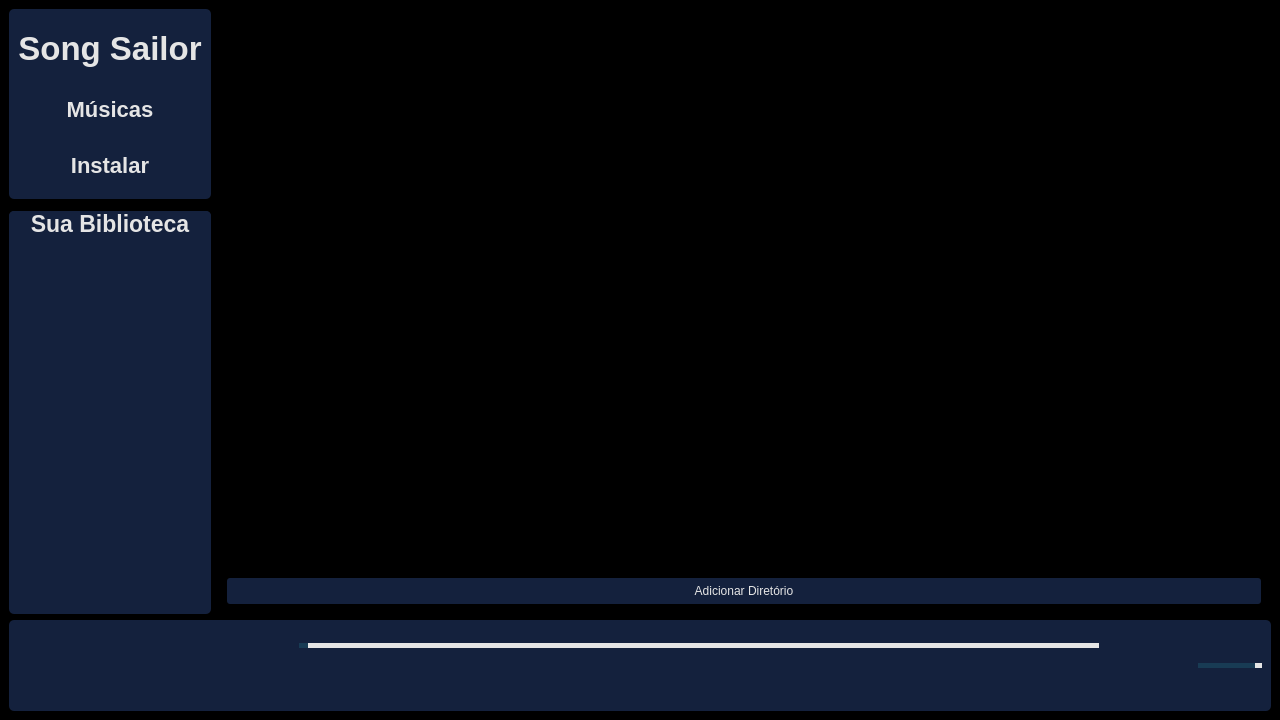
<?xml version="1.0" encoding="UTF-8"?>
<ui version="4.0">
 <class>songsailor</class>
 <widget class="QMainWindow" name="songsailor">
  <property name="geometry">
   <rect>
    <x>0</x>
    <y>0</y>
    <width>1280</width>
    <height>720</height>
   </rect>
  </property>
  <property name="windowTitle">
   <string>Song Sailor</string>
  </property>
  <property name="styleSheet">
   <string notr="true">background-color: #000065</string>
  </property>
  <widget class="QWidget" name="centralwidget">
   <property name="styleSheet">
    <string notr="true">background-color: #000000;
color: #E5E5E5</string>
   </property>
   <layout class="QGridLayout" name="gridLayout_4">
    <item row="3" column="0" colspan="2">
     <widget class="QFrame" name="bottom_menu">
      <property name="styleSheet">
       <string notr="true">QFrame {
	background-color: #14213D;
	width: 50%;
	border-radius: 5px;
}</string>
      </property>
      <property name="frameShape">
       <enum>QFrame::NoFrame</enum>
      </property>
      <property name="frameShadow">
       <enum>QFrame::Raised</enum>
      </property>
      <layout class="QGridLayout" name="gridLayout_2">
       <item row="0" column="0">
        <layout class="QHBoxLayout" name="horizontalLayout_7">
         <item>
          <widget class="QLabel" name="albumLabel">
           <property name="minimumSize">
            <size>
             <width>68</width>
             <height>61</height>
            </size>
           </property>
           <property name="maximumSize">
            <size>
             <width>16777215</width>
             <height>56</height>
            </size>
           </property>
           <property name="styleSheet">
            <string notr="true">QLabel {
	border-radius: 5px;
}</string>
           </property>
           <property name="text">
            <string/>
           </property>
          </widget>
         </item>
         <item>
          <widget class="QLabel" name="artistaLabel">
           <property name="minimumSize">
            <size>
             <width>120</width>
             <height>73</height>
            </size>
           </property>
           <property name="maximumSize">
            <size>
             <width>100</width>
             <height>73</height>
            </size>
           </property>
           <property name="styleSheet">
            <string notr="true">color: #E5E5E5</string>
           </property>
           <property name="text">
            <string/>
           </property>
           <property name="textFormat">
            <enum>Qt::RichText</enum>
           </property>
           <property name="wordWrap">
            <bool>true</bool>
           </property>
          </widget>
         </item>
         <item>
          <spacer name="horizontalSpacer_6">
           <property name="orientation">
            <enum>Qt::Horizontal</enum>
           </property>
           <property name="sizeHint" stdset="0">
            <size>
             <width>40</width>
             <height>20</height>
            </size>
           </property>
          </spacer>
         </item>
         <item>
          <layout class="QVBoxLayout" name="verticalLayout">
           <item>
            <widget class="QSlider" name="slider">
             <property name="minimumSize">
              <size>
               <width>800</width>
               <height>0</height>
              </size>
             </property>
             <property name="maximumSize">
              <size>
               <width>16777215</width>
               <height>16777215</height>
              </size>
             </property>
             <property name="styleSheet">
              <string notr="true">QSlider {
    background-color: #14213D;
    border-radius: 5px;
}

QSlider::groove:horizontal {
    background-color: #E5E5E5;
    height: 5px;
    border-radius: 4px;
}

QSlider::handle:horizontal {
    width: 16px;
    height: 16px;
	border-radius: 8px;
}

QSlider::sub-page:horizontal{ /* coloca uma cor seguindo o handle */
	background-color: #183B54
}</string>
             </property>
             <property name="orientation">
              <enum>Qt::Horizontal</enum>
             </property>
            </widget>
           </item>
           <item>
            <layout class="QHBoxLayout" name="horizontalLayout">
             <item>
              <spacer name="horizontalSpacer_2">
               <property name="orientation">
                <enum>Qt::Horizontal</enum>
               </property>
               <property name="sizeHint" stdset="0">
                <size>
                 <width>40</width>
                 <height>20</height>
                </size>
               </property>
              </spacer>
             </item>
             <item>
              <widget class="QCheckBox" name="random">
               <property name="maximumSize">
                <size>
                 <width>49</width>
                 <height>38</height>
                </size>
               </property>
               <property name="styleSheet">
                <string notr="true">QCheckBox {
    background: transparent;
    border: none; /* Remove a borda do QCheckBox */
    padding-left: 0px;
    spacing: 0px;
}

QCheckBox::indicator {
	width: 0px;
}</string>
               </property>
               <property name="text">
                <string/>
               </property>
               <property name="icon">
                <iconset resource="icons.qrc">
                 <normaloff>:/image/icons/random.png</normaloff>:/image/icons/random.png</iconset>
               </property>
               <property name="iconSize">
                <size>
                 <width>30</width>
                 <height>38</height>
                </size>
               </property>
               <property name="tristate">
                <bool>false</bool>
               </property>
              </widget>
             </item>
             <item>
              <widget class="QPushButton" name="retroceder">
               <property name="maximumSize">
                <size>
                 <width>49</width>
                 <height>16777215</height>
                </size>
               </property>
               <property name="styleSheet">
                <string notr="true">QPushButton {
	border: solid;
	background-color: #14213D;
}</string>
               </property>
               <property name="text">
                <string/>
               </property>
               <property name="icon">
                <iconset resource="icons.qrc">
                 <normaloff>:/image/icons/retroceder.png</normaloff>:/image/icons/retroceder.png</iconset>
               </property>
               <property name="iconSize">
                <size>
                 <width>336</width>
                 <height>29</height>
                </size>
               </property>
              </widget>
             </item>
             <item>
              <widget class="QPushButton" name="pause">
               <property name="maximumSize">
                <size>
                 <width>49</width>
                 <height>16777215</height>
                </size>
               </property>
               <property name="styleSheet">
                <string notr="true">QPushButton {
	border: solid;
	background-color: #14213D;
}</string>
               </property>
               <property name="text">
                <string/>
               </property>
               <property name="icon">
                <iconset resource="icons.qrc">
                 <normaloff>:/image/icons/pause.png</normaloff>:/image/icons/pause.png</iconset>
               </property>
               <property name="iconSize">
                <size>
                 <width>48</width>
                 <height>48</height>
                </size>
               </property>
              </widget>
             </item>
             <item>
              <widget class="QPushButton" name="avancar">
               <property name="sizePolicy">
                <sizepolicy hsizetype="Minimum" vsizetype="Fixed">
                 <horstretch>0</horstretch>
                 <verstretch>0</verstretch>
                </sizepolicy>
               </property>
               <property name="maximumSize">
                <size>
                 <width>49</width>
                 <height>16777215</height>
                </size>
               </property>
               <property name="autoFillBackground">
                <bool>false</bool>
               </property>
               <property name="styleSheet">
                <string notr="true">QPushButton {
	border: solid;
	background-color: #14213D;
}</string>
               </property>
               <property name="text">
                <string/>
               </property>
               <property name="icon">
                <iconset resource="icons.qrc">
                 <normaloff>:/image/icons/avancar.png</normaloff>:/image/icons/avancar.png</iconset>
               </property>
               <property name="iconSize">
                <size>
                 <width>336</width>
                 <height>29</height>
                </size>
               </property>
              </widget>
             </item>
             <item>
              <widget class="QCheckBox" name="loop">
               <property name="maximumSize">
                <size>
                 <width>38</width>
                 <height>23</height>
                </size>
               </property>
               <property name="styleSheet">
                <string notr="true">QCheckBox {
    background: transparent;
    border: none; /* Remove a borda do QCheckBox */
    padding-left: 0px;
    spacing: 0px;
}

QCheckBox::indicator {
    width: 0px;
}</string>
               </property>
               <property name="text">
                <string/>
               </property>
               <property name="icon">
                <iconset resource="icons.qrc">
                 <normaloff>:/image/icons/loop.png</normaloff>
                 <activeon>:/image/icons/loop_hover.png</activeon>:/image/icons/loop.png</iconset>
               </property>
               <property name="iconSize">
                <size>
                 <width>28</width>
                 <height>23</height>
                </size>
               </property>
               <property name="checkable">
                <bool>true</bool>
               </property>
               <property name="tristate">
                <bool>false</bool>
               </property>
              </widget>
             </item>
             <item>
              <spacer name="horizontalSpacer">
               <property name="orientation">
                <enum>Qt::Horizontal</enum>
               </property>
               <property name="sizeHint" stdset="0">
                <size>
                 <width>40</width>
                 <height>20</height>
                </size>
               </property>
              </spacer>
             </item>
            </layout>
           </item>
          </layout>
         </item>
         <item>
          <spacer name="horizontalSpacer_7">
           <property name="orientation">
            <enum>Qt::Horizontal</enum>
           </property>
           <property name="sizeHint" stdset="0">
            <size>
             <width>40</width>
             <height>20</height>
            </size>
           </property>
          </spacer>
         </item>
         <item>
          <widget class="QCheckBox" name="playlist">
           <property name="maximumSize">
            <size>
             <width>27</width>
             <height>16777215</height>
            </size>
           </property>
           <property name="styleSheet">
            <string notr="true">QCheckBox {
    background: transparent; /* Define o fundo como transparente */
    border: none; /* Remove a borda */
    padding-left: 0px; /* Ajusta o recuo à esquerda para zero (opcional) */
    spacing: 0px; /* Ajusta o espaçamento para zero (opcional) */
}

QCheckBox::indicator {
    width: 0px; /* Define a largura do indicador como zero para remover a caixa */
}</string>
           </property>
           <property name="text">
            <string/>
           </property>
           <property name="icon">
            <iconset resource="icons.qrc">
             <normaloff>:/image/icons/playlist.png</normaloff>:/image/icons/playlist.png</iconset>
           </property>
           <property name="iconSize">
            <size>
             <width>33</width>
             <height>21</height>
            </size>
           </property>
          </widget>
         </item>
         <item>
          <widget class="QCheckBox" name="sound">
           <property name="styleSheet">
            <string notr="true">QCheckBox {
    background: transparent; /* Define o fundo como transparente */
    border: none; /* Remove a borda */
    padding-left: 0px; /* Ajusta o recuo à esquerda para zero (opcional) */
    spacing: 0px; /* Ajusta o espaçamento para zero (opcional) */
}

QCheckBox::indicator {
    width: 0px; /* Define a largura do indicador como zero para remover a caixa */
}</string>
           </property>
           <property name="text">
            <string/>
           </property>
           <property name="icon">
            <iconset resource="icons.qrc">
             <normaloff>:/image/icons/sound.png</normaloff>:/image/icons/sound.png</iconset>
           </property>
           <property name="iconSize">
            <size>
             <width>33</width>
             <height>21</height>
            </size>
           </property>
          </widget>
         </item>
         <item>
          <widget class="QSlider" name="volume">
           <property name="enabled">
            <bool>true</bool>
           </property>
           <property name="minimumSize">
            <size>
             <width>64</width>
             <height>0</height>
            </size>
           </property>
           <property name="maximumSize">
            <size>
             <width>64</width>
             <height>16777215</height>
            </size>
           </property>
           <property name="styleSheet">
            <string notr="true">QSlider {
    background-color: #14213D;
    border-radius: 5px;
}

QSlider::groove:horizontal {
    background-color: #E5E5E5;
    height: 5px;
    border-radius: 4px;
}

QSlider::handle:horizontal {
    width: 16px;
    height: 16px;
	border-radius: 8px;
}

QSlider::sub-page:horizontal{ /* coloca uma cor seguindo o handle */
	background-color: #183B54
}</string>
           </property>
           <property name="minimum">
            <number>0</number>
           </property>
           <property name="maximum">
            <number>1000</number>
           </property>
           <property name="value">
            <number>1000</number>
           </property>
           <property name="orientation">
            <enum>Qt::Horizontal</enum>
           </property>
          </widget>
         </item>
        </layout>
       </item>
      </layout>
     </widget>
    </item>
    <item row="0" column="0">
     <widget class="QFrame" name="menu">
      <property name="font">
       <font>
        <family>Arial</family>
        <pointsize>16</pointsize>
        <bold>true</bold>
       </font>
      </property>
      <property name="styleSheet">
       <string notr="true">QFrame {
background-color: #14213D;
border-radius: 5px;
}

QPushButton {
	background-color:#14213D;
	border: solid;
	font-size: 22px;
	font-family: Arial;
	font-weight: bold;
}

QPushButton:hover {
	background-color:#183B54
}

QPushButton {
	background-color:#14213D;
	border: solid;
}
</string>
      </property>
      <property name="frameShape">
       <enum>QFrame::NoFrame</enum>
      </property>
      <property name="frameShadow">
       <enum>QFrame::Raised</enum>
      </property>
      <layout class="QHBoxLayout" name="horizontalLayout_2">
       <item>
        <layout class="QVBoxLayout" name="verticalLayout_4">
         <item>
          <widget class="QLabel" name="label">
           <property name="minimumSize">
            <size>
             <width>0</width>
             <height>60</height>
            </size>
           </property>
           <property name="font">
            <font>
             <family>Arial</family>
             <pointsize>25</pointsize>
             <bold>true</bold>
            </font>
           </property>
           <property name="styleSheet">
            <string notr="true"/>
           </property>
           <property name="text">
            <string>Song Sailor</string>
           </property>
           <property name="alignment">
            <set>Qt::AlignCenter</set>
           </property>
          </widget>
         </item>
         <item>
          <layout class="QVBoxLayout" name="verticalLayout_3">
           <item>
            <widget class="QPushButton" name="musicasChange">
             <property name="minimumSize">
              <size>
               <width>0</width>
               <height>50</height>
              </size>
             </property>
             <property name="font">
              <font>
               <family>Arial</family>
               <pointsize>-1</pointsize>
               <bold>true</bold>
              </font>
             </property>
             <property name="styleSheet">
              <string notr="true"/>
             </property>
             <property name="text">
              <string>Músicas</string>
             </property>
            </widget>
           </item>
           <item>
            <widget class="QPushButton" name="installChange">
             <property name="minimumSize">
              <size>
               <width>0</width>
               <height>50</height>
              </size>
             </property>
             <property name="styleSheet">
              <string notr="true"/>
             </property>
             <property name="text">
              <string>Instalar</string>
             </property>
            </widget>
           </item>
          </layout>
         </item>
        </layout>
       </item>
      </layout>
     </widget>
    </item>
    <item row="2" column="0">
     <widget class="QScrollArea" name="scrollArea">
      <property name="minimumSize">
       <size>
        <width>202</width>
        <height>395</height>
       </size>
      </property>
      <property name="maximumSize">
       <size>
        <width>202</width>
        <height>1600</height>
       </size>
      </property>
      <property name="styleSheet">
       <string notr="true">QScrollBar:vertical {
        border: none;
        color: #000000;
        width: 8px;
}

QScrollBar::handle:vertical {
	background: #14213D; 
	border-radius: 4px;
	min-height: 20px;
}

QScrollBar::sub-line:vertical {
    height: 0px;
}

QScrollBar::add-line:vertical {
    height: 0px;
}

QScrollArea{
	border: none;
}

QFrame {
background-color: #14213D;
border-radius: 5px;
}

QPushButton {
	background-color:#14213D;
	border: solid;
	font-size: 16px;
	font-family: Arial;
	font-weight: bold;
	text-align:left;
	padding-left: 10px;
}

QPushButton:hover {
	background-color:#183B54
}
</string>
      </property>
      <property name="widgetResizable">
       <bool>true</bool>
      </property>
      <widget class="QWidget" name="scrollAreaWidgetContents_2">
       <property name="geometry">
        <rect>
         <x>0</x>
         <y>0</y>
         <width>202</width>
         <height>403</height>
        </rect>
       </property>
       <layout class="QHBoxLayout" name="horizontalLayout_8">
        <property name="leftMargin">
         <number>0</number>
        </property>
        <property name="topMargin">
         <number>0</number>
        </property>
        <property name="rightMargin">
         <number>0</number>
        </property>
        <property name="bottomMargin">
         <number>0</number>
        </property>
        <item>
         <widget class="QFrame" name="biblioteca">
          <property name="styleSheet">
           <string notr="true"/>
          </property>
          <property name="frameShape">
           <enum>QFrame::StyledPanel</enum>
          </property>
          <property name="frameShadow">
           <enum>QFrame::Raised</enum>
          </property>
          <layout class="QVBoxLayout" name="verticalLayout_2">
           <property name="leftMargin">
            <number>0</number>
           </property>
           <property name="topMargin">
            <number>0</number>
           </property>
           <property name="rightMargin">
            <number>0</number>
           </property>
           <property name="bottomMargin">
            <number>0</number>
           </property>
           <item>
            <widget class="QLabel" name="label_2">
             <property name="font">
              <font>
               <family>Arial</family>
               <pointsize>17</pointsize>
               <bold>true</bold>
              </font>
             </property>
             <property name="styleSheet">
              <string notr="true"/>
             </property>
             <property name="text">
              <string>Sua Biblioteca</string>
             </property>
             <property name="alignment">
              <set>Qt::AlignCenter</set>
             </property>
            </widget>
           </item>
           <item>
            <spacer name="verticalSpacer_4">
             <property name="orientation">
              <enum>Qt::Vertical</enum>
             </property>
             <property name="sizeHint" stdset="0">
              <size>
               <width>20</width>
               <height>40</height>
              </size>
             </property>
            </spacer>
           </item>
          </layout>
         </widget>
        </item>
       </layout>
      </widget>
     </widget>
    </item>
    <item row="0" column="1" rowspan="3">
     <widget class="QStackedWidget" name="paginas">
      <property name="frameShape">
       <enum>QFrame::StyledPanel</enum>
      </property>
      <property name="frameShadow">
       <enum>QFrame::Raised</enum>
      </property>
      <property name="currentIndex">
       <number>1</number>
      </property>
      <widget class="QWidget" name="instalar_pag">
       <layout class="QGridLayout" name="gridLayout">
        <item row="0" column="0">
         <spacer name="horizontalSpacer_4">
          <property name="orientation">
           <enum>Qt::Horizontal</enum>
          </property>
          <property name="sizeHint" stdset="0">
           <size>
            <width>40</width>
            <height>20</height>
           </size>
          </property>
         </spacer>
        </item>
        <item row="0" column="1">
         <layout class="QVBoxLayout" name="verticalLayout_8">
          <item>
           <spacer name="verticalSpacer_2">
            <property name="orientation">
             <enum>Qt::Vertical</enum>
            </property>
            <property name="sizeHint" stdset="0">
             <size>
              <width>20</width>
              <height>40</height>
             </size>
            </property>
           </spacer>
          </item>
          <item>
           <layout class="QVBoxLayout" name="verticalLayout_7">
            <item>
             <widget class="QFrame" name="frame">
              <property name="minimumSize">
               <size>
                <width>501</width>
                <height>88</height>
               </size>
              </property>
              <property name="maximumSize">
               <size>
                <width>1000</width>
                <height>1000</height>
               </size>
              </property>
              <property name="styleSheet">
               <string notr="true">QFrame#frame{
	border-style: solid;
	border-width: 0.5px;
	border-color: #E5E5E5;
	border-radius: 2px;
}

</string>
              </property>
              <property name="frameShape">
               <enum>QFrame::Panel</enum>
              </property>
              <property name="frameShadow">
               <enum>QFrame::Raised</enum>
              </property>
              <layout class="QVBoxLayout" name="verticalLayout_6">
               <item>
                <layout class="QVBoxLayout" name="verticalLayout_5">
                 <item>
                  <widget class="QLineEdit" name="musica">
                   <property name="minimumSize">
                    <size>
                     <width>400</width>
                     <height>0</height>
                    </size>
                   </property>
                   <property name="maximumSize">
                    <size>
                     <width>1000</width>
                     <height>16777215</height>
                    </size>
                   </property>
                   <property name="styleSheet">
                    <string notr="true">QLineEdit {
	background-color: #14213D;
	border: solid;
	border-radius: 6px;
	color: rgb(255, 255, 255);
}

QLineEdit:hover {
	background-color: #183B54;
	border: 0.5px solid rgb(153, 153, 153);
}</string>
                   </property>
                   <property name="placeholderText">
                    <string>Link da Música/Playlist</string>
                   </property>
                  </widget>
                 </item>
                 <item>
                  <layout class="QHBoxLayout" name="horizontalLayout_6">
                   <item>
                    <layout class="QHBoxLayout" name="horizontalLayout_5">
                     <item>
                      <widget class="QRadioButton" name="spotify_radio">
                       <property name="maximumSize">
                        <size>
                         <width>62</width>
                         <height>22</height>
                        </size>
                       </property>
                       <property name="styleSheet">
                        <string notr="true"/>
                       </property>
                       <property name="text">
                        <string>Spotify</string>
                       </property>
                       <property name="checked">
                        <bool>true</bool>
                       </property>
                      </widget>
                     </item>
                     <item>
                      <widget class="QRadioButton" name="youtube_radio">
                       <property name="maximumSize">
                        <size>
                         <width>71</width>
                         <height>22</height>
                        </size>
                       </property>
                       <property name="styleSheet">
                        <string notr="true"/>
                       </property>
                       <property name="text">
                        <string>YouTube</string>
                       </property>
                      </widget>
                     </item>
                    </layout>
                   </item>
                   <item>
                    <spacer name="horizontalSpacer_3">
                     <property name="orientation">
                      <enum>Qt::Horizontal</enum>
                     </property>
                     <property name="sizeHint" stdset="0">
                      <size>
                       <width>40</width>
                       <height>20</height>
                      </size>
                     </property>
                    </spacer>
                   </item>
                   <item>
                    <widget class="QFrame" name="playlist_opt">
                     <property name="minimumSize">
                      <size>
                       <width>188</width>
                       <height>40</height>
                      </size>
                     </property>
                     <property name="maximumSize">
                      <size>
                       <width>188</width>
                       <height>40</height>
                      </size>
                     </property>
                     <property name="frameShape">
                      <enum>QFrame::StyledPanel</enum>
                     </property>
                     <property name="frameShadow">
                      <enum>QFrame::Raised</enum>
                     </property>
                     <layout class="QHBoxLayout" name="horizontalLayout_4">
                      <item>
                       <layout class="QHBoxLayout" name="horizontalLayout_3">
                        <item>
                         <widget class="QLabel" name="offset_label">
                          <property name="maximumSize">
                           <size>
                            <width>35</width>
                            <height>18</height>
                           </size>
                          </property>
                          <property name="styleSheet">
                           <string notr="true"/>
                          </property>
                          <property name="text">
                           <string>Offset:</string>
                          </property>
                         </widget>
                        </item>
                        <item>
                         <widget class="QSpinBox" name="offset">
                          <property name="enabled">
                           <bool>true</bool>
                          </property>
                          <property name="maximumSize">
                           <size>
                            <width>38</width>
                            <height>18</height>
                           </size>
                          </property>
                          <property name="autoFillBackground">
                           <bool>false</bool>
                          </property>
                          <property name="styleSheet">
                           <string notr="true">QSpinBox {
	background-color: #14213D;
	border: solid;
}

QSpinBox:hover {
	background-color: #183B54;
}</string>
                          </property>
                          <property name="minimum">
                           <number>1</number>
                          </property>
                          <property name="maximum">
                           <number>999</number>
                          </property>
                          <property name="value">
                           <number>1</number>
                          </property>
                          <property name="displayIntegerBase">
                           <number>10</number>
                          </property>
                         </widget>
                        </item>
                        <item>
                         <widget class="QLabel" name="amount_label">
                          <property name="minimumSize">
                           <size>
                            <width>47</width>
                            <height>18</height>
                           </size>
                          </property>
                          <property name="styleSheet">
                           <string notr="true"/>
                          </property>
                          <property name="text">
                           <string>Amount:</string>
                          </property>
                         </widget>
                        </item>
                        <item>
                         <widget class="QSpinBox" name="amount">
                          <property name="enabled">
                           <bool>true</bool>
                          </property>
                          <property name="maximumSize">
                           <size>
                            <width>33</width>
                            <height>18</height>
                           </size>
                          </property>
                          <property name="autoFillBackground">
                           <bool>false</bool>
                          </property>
                          <property name="styleSheet">
                           <string notr="true">QSpinBox {
	background-color: #14213D;
	border: solid;
}

QSpinBox:hover {
	background-color: #183B54;
}</string>
                          </property>
                         </widget>
                        </item>
                       </layout>
                      </item>
                     </layout>
                    </widget>
                   </item>
                   <item>
                    <widget class="QPushButton" name="instalar">
                     <property name="minimumSize">
                      <size>
                       <width>90</width>
                       <height>26</height>
                      </size>
                     </property>
                     <property name="maximumSize">
                      <size>
                       <width>90</width>
                       <height>26</height>
                      </size>
                     </property>
                     <property name="styleSheet">
                      <string notr="true">QPushButton {
	border: solid;
	border-radius: 3px;
	background-color: #14213D;
}

QPushButton:hover {
	background-color: #183B54;
}</string>
                     </property>
                     <property name="text">
                      <string>Instalar</string>
                     </property>
                    </widget>
                   </item>
                  </layout>
                 </item>
                </layout>
               </item>
              </layout>
             </widget>
            </item>
           </layout>
          </item>
          <item>
           <widget class="QLabel" name="terminal">
            <property name="sizePolicy">
             <sizepolicy hsizetype="Expanding" vsizetype="Expanding">
              <horstretch>0</horstretch>
              <verstretch>0</verstretch>
             </sizepolicy>
            </property>
            <property name="minimumSize">
             <size>
              <width>503</width>
              <height>151</height>
             </size>
            </property>
            <property name="maximumSize">
             <size>
              <width>1000</width>
              <height>1000</height>
             </size>
            </property>
            <property name="layoutDirection">
             <enum>Qt::LeftToRight</enum>
            </property>
            <property name="styleSheet">
             <string notr="true">QLabel {
	border-style: solid;
	border-width: 0.5px;
	border-color: #E5E5E5;
	border-radius: 2px;
}</string>
            </property>
            <property name="text">
             <string>Aguardando instalação...</string>
            </property>
            <property name="scaledContents">
             <bool>false</bool>
            </property>
            <property name="alignment">
             <set>Qt::AlignLeading|Qt::AlignLeft|Qt::AlignTop</set>
            </property>
           </widget>
          </item>
          <item>
           <spacer name="verticalSpacer_3">
            <property name="orientation">
             <enum>Qt::Vertical</enum>
            </property>
            <property name="sizeHint" stdset="0">
             <size>
              <width>20</width>
              <height>40</height>
             </size>
            </property>
           </spacer>
          </item>
         </layout>
        </item>
        <item row="0" column="2">
         <spacer name="horizontalSpacer_5">
          <property name="orientation">
           <enum>Qt::Horizontal</enum>
          </property>
          <property name="sizeHint" stdset="0">
           <size>
            <width>40</width>
            <height>20</height>
           </size>
          </property>
         </spacer>
        </item>
       </layout>
      </widget>
      <widget class="QWidget" name="musicas_pag">
       <layout class="QGridLayout" name="gridLayout_3">
        <item row="1" column="0">
         <widget class="QPushButton" name="add_directory">
          <property name="minimumSize">
           <size>
            <width>90</width>
            <height>26</height>
           </size>
          </property>
          <property name="styleSheet">
           <string notr="true">QPushButton {
	border: solid;
	border-radius: 3px;
	background-color: #14213D;
}

QPushButton:hover {
	background-color: #183B54;
}</string>
          </property>
          <property name="text">
           <string>Adicionar Diretório</string>
          </property>
         </widget>
        </item>
        <item row="0" column="0">
         <widget class="QListView" name="lista_musicas_player">
          <property name="font">
           <font>
            <family>Arial</family>
            <pointsize>14</pointsize>
            <bold>true</bold>
           </font>
          </property>
          <property name="contextMenuPolicy">
           <enum>Qt::CustomContextMenu</enum>
          </property>
          <property name="styleSheet">
           <string notr="true">QScrollBar:vertical {
        border: none;
        color: #000000;
        width: 8px;
}

QScrollBar::handle:vertical {
	background: #14213D; 
	border-radius: 4px;
	min-height: 20px;
}

QScrollBar::sub-line:vertical {
	/*background: transparent;*/
    height: 0px;
}

QScrollBar::add-line:vertical {
	/*background: transparent;*/
    height: 0px;
}

QListView::item {
    border: 1px solid #000;
    padding: 5px;
}

QListView::item::selected {
	background-color:#183B54;
	color: #FFB30F
}

QListView::item:hover {
	background-color:#183B54;
}</string>
          </property>
         </widget>
        </item>
       </layout>
      </widget>
      <widget class="QWidget" name="playlist_pag">
       <layout class="QVBoxLayout" name="verticalLayout_11">
        <item>
         <widget class="QFrame" name="frame_2">
          <property name="maximumSize">
           <size>
            <width>16777215</width>
            <height>173</height>
           </size>
          </property>
          <property name="frameShape">
           <enum>QFrame::StyledPanel</enum>
          </property>
          <property name="frameShadow">
           <enum>QFrame::Raised</enum>
          </property>
          <layout class="QVBoxLayout" name="verticalLayout_10">
           <item>
            <layout class="QHBoxLayout" name="horizontalLayout_9">
             <item>
              <widget class="QLabel" name="albumCover">
               <property name="minimumSize">
                <size>
                 <width>150</width>
                 <height>150</height>
                </size>
               </property>
               <property name="maximumSize">
                <size>
                 <width>150</width>
                 <height>150</height>
                </size>
               </property>
               <property name="text">
                <string>Imagem</string>
               </property>
              </widget>
             </item>
             <item>
              <layout class="QVBoxLayout" name="verticalLayout_9">
               <item>
                <spacer name="verticalSpacer_5">
                 <property name="orientation">
                  <enum>Qt::Vertical</enum>
                 </property>
                 <property name="sizeHint" stdset="0">
                  <size>
                   <width>20</width>
                   <height>40</height>
                  </size>
                 </property>
                </spacer>
               </item>
               <item>
                <widget class="QLineEdit" name="playlistNome">
                 <property name="minimumSize">
                  <size>
                   <width>0</width>
                   <height>0</height>
                  </size>
                 </property>
                 <property name="maximumSize">
                  <size>
                   <width>856</width>
                   <height>57</height>
                  </size>
                 </property>
                 <property name="font">
                  <font>
                   <pointsize>34</pointsize>
                   <bold>true</bold>
                  </font>
                 </property>
                 <property name="text">
                  <string>Aliança</string>
                 </property>
                 <property name="frame">
                  <bool>false</bool>
                 </property>
                </widget>
               </item>
               <item>
                <widget class="QLineEdit" name="playlistDescription">
                 <property name="text">
                  <string>Descrição</string>
                 </property>
                 <property name="frame">
                  <bool>false</bool>
                 </property>
                </widget>
               </item>
               <item>
                <spacer name="verticalSpacer">
                 <property name="orientation">
                  <enum>Qt::Vertical</enum>
                 </property>
                 <property name="sizeHint" stdset="0">
                  <size>
                   <width>20</width>
                   <height>40</height>
                  </size>
                 </property>
                </spacer>
               </item>
              </layout>
             </item>
            </layout>
           </item>
          </layout>
         </widget>
        </item>
        <item>
         <widget class="QListView" name="lista_musicas_playlist">
          <property name="styleSheet">
           <string notr="true">QScrollBar:vertical {
        border: none;
        color: #000000;
        width: 8px;
}

QScrollBar::handle:vertical {
	background: #14213D; 
	border-radius: 4px;
	min-height: 20px;
}

QScrollBar::sub-line:vertical {
	/*background: transparent;*/
    height: 0px;
}

QScrollBar::add-line:vertical {
	/*background: transparent;*/
    height: 0px;
}

QListView::item {
    border: 1px solid #000;
    padding: 5px;
}

QListView::item::selected {
	background-color:#183B54;
	color: #FFB30F
}

QListView::item:hover {
	background-color:#183B54;
}</string>
          </property>
         </widget>
        </item>
       </layout>
      </widget>
     </widget>
    </item>
   </layout>
  </widget>
 </widget>
 <resources>
  <include location="icons.qrc"/>
 </resources>
 <connections/>
</ui>
